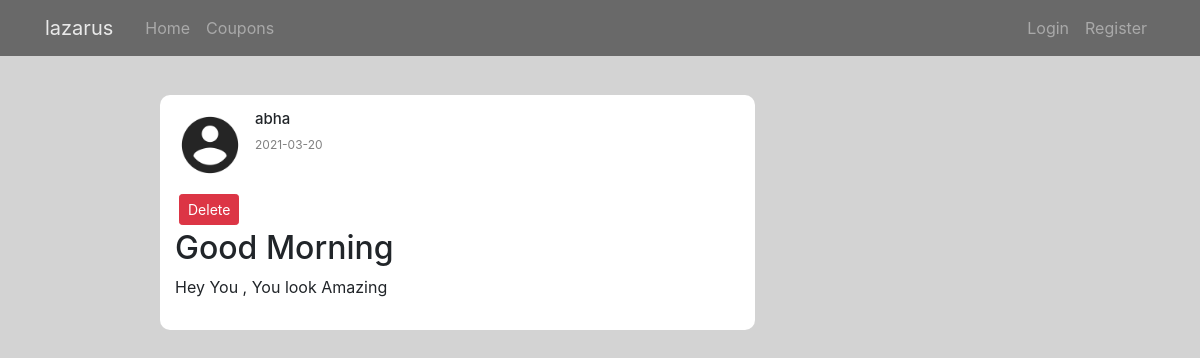
/post/1, run on the app's committed database.
### appmain/models.py (models this page shows, shortened)
class User(db.Model, UserMixin):
    id = db.Column(db.Integer, primary_key=True)
    username = db.Column(db.String(20), unique=True, nullable=False)
    email = db.Column(db.String(120), unique=True, nullable=False)
    image_file = db.Column(db.String(20), nullable=False, default='default.jpg')
    password = db.Column(db.String(60), nullable=False)
    posts = db.relationship('Post', backref='author', lazy=True)
    token_count=db.Column(db.Integer,nullable=False,default=0)
    flag_count=db.Column(db.Integer,nullable=False,default=0)

class Post(db.Model):
    id = db.Column(db.Integer, primary_key=True)
    title = db.Column(db.String(100), nullable=False)
    content = db.Column(db.Text, nullable=False)
    date_posted = db.Column(db.DateTime, nullable=False, default=datetime.utcnow)
    user_id = db.Column(db.Integer, db.ForeignKey('user.id'), nullable=False)

### appmain/routes.py (the view)
@app.route("/post/<int:post_id>")
def post(post_id):
    post = Post.query.get_or_404(post_id)
    return render_template('post.html', title=post.title, post=post)

### appmain/templates/post.html (shortened to what this page needs)
{% extends "layout.html" %}
{% block content %}
<div class="row">
  <div class="col-md-1"></div>
  <div class="col-md-7 mt-5">
<div class="feed">
<div class="post">
    <div class="post_header">
      <img class="rounded-circle article-img" src="{{ url_for('static',filename='profile/' + post.author.image_file)}}"
  <img class="fas fa-user "></img>
  <div class="post_info">
    <h2>{{post.author.username}}</h2>
    <p>{{post.date_posted.strftime('%Y-%m-%d')}}</p>
  </div>
  </div>
  <button type="button" class="btn btn-danger btn-sm m-1" data-toggle="modal" data-target="#deleteModal">Delete</button>
    <div class="post_body">
        <h2>{{ post.title }}</h2>
  <p>{{post.content}}</p>
  </div>
  </div>
</div>
</div>
</div>
  {% endblock content %}

### appmain/static/style.css (style rules this page uses)
* { margin: 0; padding: 0; }
body { background-color: lightgrey; background-image: url(static/profile/back.jpg); }
.feed { flex: 0.6; margin: 0 20px; margin-top: 47px; }
.post { background-color: white; padding: 15px; margin-bottom: 10px; border-radius: 10px; }
.post_header { display: flex; margin-bottom: 10px; }
.post_info { margin-left: 10px; }
.post_info p { font-size: 12px; color: gray; }
.post_info h2 { font-size: 15px; }
.article-img { height: 70px; width: 70px; }

### data on the page
User: image_file (placeholder picture), author.username "abha"
Post: date_posted "2021-03-20", title "Good Morning", content "Hey You , You look Amazing"
